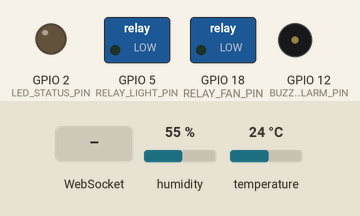
A sketch run on a simulated ESP32-S3. Shown: switched loads named in the sketch (green lamp = pin HIGH), output pins drawn as LEDs (lit = HIGH), buzzer (waves = sounding, pin HIGH). The inputs (shaded band) are chosen by the test bench; at power-on: humidity 55 %, temperature 24 °C. WiFi joins after 1.5 s; servers stay silent unless stated; what the sketch prints to the serial monitor is not drawn.

Above: at 3.3 s.
3.4 s: WebSocket text "TOGGLE_LIGHT" received
At 4.6 s:
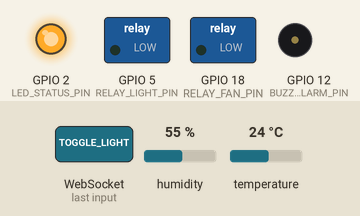
4.9 s: WebSocket text "TOGGLE_FAN" received
6.4 s: WebSocket text "ALARM_SIREN" received
Timing chart, 0 to 9.4 s (numbered marks = the images above; inputs shaded):
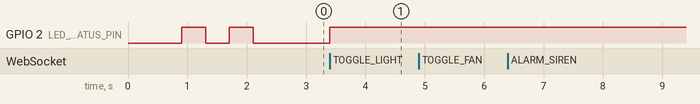

The sketch:

esp32_smarthome_node.ino
```cpp
/**
 * ============================================================================
 * ESP32 SMART HOME PRO - FIRMWARE KẾT NỐI WEBSOCKET TRỰC TIẾP VỚI FRONTEND
 * ============================================================================
 * Dự án: Test Nhúng / Hệ Thống Điều Khiển Nhà Thông Minh
 * Vi điều khiển: ESP32-WROOM-32 / ESP32-S3 / NodeMCU ESP8266
 * Thư viện yêu cầu:
 *   - WiFi.h (Có sẵn trong ESP32 Core)
 *   - WebSocketsServer by Markus Sattler (Cài từ Arduino Library Manager)
 *   - ArduinoJson (v6 trở lên)
 *   - DHT sensor library by Adafruit
 * ============================================================================
 */

#include <WiFi.h>
#include <WebSocketsServer.h>
#include <ArduinoJson.h>
#include <DHT.h>

// 1. CẤU HÌNH WIFI MẠNG LAN CỦA BẠN
const char* ssid = "YOUR_WIFI_SSID";
const char* password = "YOUR_WIFI_PASSWORD";

// 2. KHỞI TẠO CẢM BIẾN & CHÂN NGOẠI VI
#define DHTPIN 4          // Chân nối cảm biến nhiệt độ & độ ẩm DHT22 / DHT11
#define DHTTYPE DHT22
DHT dht(DHTPIN, DHTTYPE);

#define RELAY_LIGHT_PIN  5   // Chân Relay Đèn chính (Active LOW hoặc HIGH)
#define RELAY_FAN_PIN    18  // Chân Relay Quạt / Điều hòa
#define LED_STATUS_PIN   2   // LED báo trạng thái kết nối trên board ESP32
#define BUZZER_ALARM_PIN 12  // Còi báo động khẩn cấp

// 3. KHỞI TẠO WEBSOCKET SERVER TRÊN CỔNG 81
WebSocketsServer webSocket = WebSocketsServer(81);

unsigned long lastSensorRead = 0;
const unsigned long SENSOR_INTERVAL = 3000; // Đọc cảm biến mỗi 3 giây

// ============================================================================
// HÀM XỬ LÝ SỰ KIỆN TỪ FRONTEND GỬI TỚI
// ============================================================================
void webSocketEvent(uint8_t num, WStype_t type, uint8_t * payload, size_t length) {
  switch (type) {
    case WStype_DISCONNECTED:
      Serial.printf("[%u] Frontend đã ngắt kết nối!\n", num);
      digitalWrite(LED_STATUS_PIN, LOW);
      break;

    case WStype_CONNECTED: {
      IPAddress ip = webSocket.remoteIP(num);
      Serial.printf("[%u] Frontend đã kết nối từ IP: %d.%d.%d.%d\n", num, ip[0], ip[1], ip[2], ip[3]);
      digitalWrite(LED_STATUS_PIN, HIGH);

      // Gửi ngay trạng thái ban đầu tới FE
      sendInitialState(num);
      break;
    }

    case WStype_TEXT: {
      Serial.printf("[%u] Lệnh nhận từ Frontend: %s\n", num, payload);

      // Giải mã JSON từ Frontend
      StaticJsonDocument<256> doc;
      DeserializationError error = deserializeJson(doc, payload);

      if (!error) {
        const char* cmd = doc["cmd"];
        const char* target = doc["target"];
        bool val = doc["value"];

        if (strcmp(cmd, "TOGGLE_LIGHT") == 0) {
          digitalWrite(RELAY_LIGHT_PIN, val ? HIGH : LOW);
          Serial.printf("-> Đã %s Đèn (Chân GPIO %d)\n", val ? "BẬT" : "TẮT", RELAY_LIGHT_PIN);
        }
        else if (strcmp(cmd, "TOGGLE_FAN") == 0) {
          digitalWrite(RELAY_FAN_PIN, val ? HIGH : LOW);
          Serial.printf("-> Đã %s Quạt (Chân GPIO %d)\n", val ? "BẬT" : "TẮT", RELAY_FAN_PIN);
        }
        else if (strcmp(cmd, "ALARM_SIREN") == 0) {
          digitalWrite(BUZZER_ALARM_PIN, val ? HIGH : LOW);
          Serial.printf("-> Còi báo động: %s\n", val ? "BẬT" : "TẮT");
        }

        // Báo nhận thành công (ACK) về lại cho Frontend
        StaticJsonDocument<128> ack;
        ack["status"] = "OK";
        ack["target"] = target;
        ack["state"] = val;
        String ackStr;
        serializeJson(ack, ackStr);
        webSocket.broadcastTXT(ackStr);
      }
      break;
    }

    default:
      break;
  }
}

// Gửi trạng thái hiện tại khi Frontend vừa mở tab
void sendInitialState(uint8_t num) {
  StaticJsonDocument<256> doc;
  doc["type"] = "INIT_STATE";
  doc["lightState"] = digitalRead(RELAY_LIGHT_PIN) == HIGH;
  doc["fanState"] = digitalRead(RELAY_FAN_PIN) == HIGH;
  doc["sirenState"] = digitalRead(BUZZER_ALARM_PIN) == HIGH;

  String out;
  serializeJson(doc, out);
  webSocket.sendTXT(num, out);
}

// ============================================================================
// SETUP
// ============================================================================
void setup() {
  Serial.begin(115200);
  delay(500);
  Serial.println("\n=== SMART HOME PRO - ESP32 EMBEDDED NODE ===");

  // Cấu hình GPIO
  pinMode(RELAY_LIGHT_PIN, OUTPUT);
  pinMode(RELAY_FAN_PIN, OUTPUT);
  pinMode(BUZZER_ALARM_PIN, OUTPUT);
  pinMode(LED_STATUS_PIN, OUTPUT);

  digitalWrite(RELAY_LIGHT_PIN, LOW);
  digitalWrite(RELAY_FAN_PIN, LOW);
  digitalWrite(BUZZER_ALARM_PIN, LOW);
  digitalWrite(LED_STATUS_PIN, LOW);

  // Khởi động cảm biến DHT
  dht.begin();

  // Kết nối WiFi
  Serial.printf("Đang kết nối vào mạng WiFi: %s ...\n", ssid);
  WiFi.begin(ssid, password);

  while (WiFi.status() != WL_CONNECTED) {
    delay(400);
    Serial.print(".");
    digitalWrite(LED_STATUS_PIN, !digitalRead(LED_STATUS_PIN));
  }

  Serial.println("\n✓ ĐÃ KẾT NỐI WIFI THÀNH CÔNG!");
  Serial.print("-> Địa chỉ IP của ESP32: ");
  Serial.println(WiFi.localIP());
  Serial.println("-> Cổng WebSocket: ws://" + WiFi.localIP().toString() + ":81");

  // Khởi động máy chủ WebSocket
  webSocket.begin();
  webSocket.onEvent(webSocketEvent);
}

// ============================================================================
// VÒNG LẶP CHÍNH (LOOP)
// ============================================================================
void loop() {
  webSocket.loop();

  // Định kỳ đọc cảm biến và bắn gói tin JSON thời gian thực về Frontend
  unsigned long now = millis();
  if (now - lastSensorRead >= SENSOR_INTERVAL) {
    lastSensorRead = now;

    float hum = dht.readHumidity();
    float temp = dht.readTemperature();

    // Nếu cảm biến bị lỗi chân, tạo dữ liệu fallback
    if (isnan(hum) || isnan(temp)) {
      temp = 26.5;
      hum = 63.0;
    }

    // Đóng gói JSON gửi tới Frontend
    StaticJsonDocument<256> doc;
    doc["type"] = "TELEMETRY";
    doc["node"] = "ESP32_LIVING_ROOM";
    doc["temp"] = round(temp * 10) / 10.0;
    doc["hum"] = round(hum * 10) / 10.0;
    doc["freeHeap"] = ESP.getFreeHeap();
    doc["rssi"] = WiFi.RSSI();

    String jsonStr;
    serializeJson(doc, jsonStr);

    // Gửi gói tin broadcast tới tất cả các trình duyệt đang mở Dashboard
    webSocket.broadcastTXT(jsonStr);
    Serial.printf("[TX Gửi FE]: %s\n", jsonStr.c_str());
  }
}
```

Measured:
- after the input at 3.4 s, GPIO 2 (LED_STATUS_PIN): LOW → HIGH at once
- after the input at 4.9 s, every drawn part: stays the same
- after the input at 6.4 s, every drawn part: stays the same
